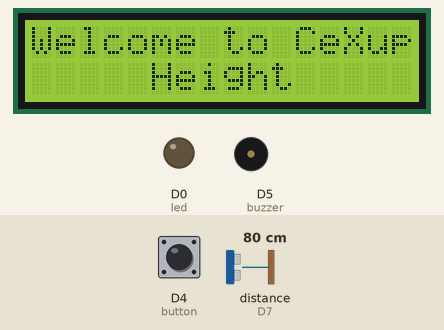
Recording of a sketch running on a simulated ESP8266 (NodeMCU). Shown: 16×2 character LCD, output pins drawn as LEDs (lit = HIGH), buzzer (waves = sounding). Dashed ring = blinking. The test bench sets the inputs (shaded band); at power-on: D4 (button) HIGH, distance to the obstacle (sensor on D7) 80 cm. The echo pulse lasts 58.3 µs per cm; WiFi joins after 1.5 s; servers stay silent unless stated; uploads are accepted with an empty reply; pins used as bus, display or sensor lines are not drawn; what the sketch prints to the serial monitor is not drawn.

Above: at 3.8 s.
3.9 s: D4 (button) pulled LOW for 1.2 s
At 7.0 s:
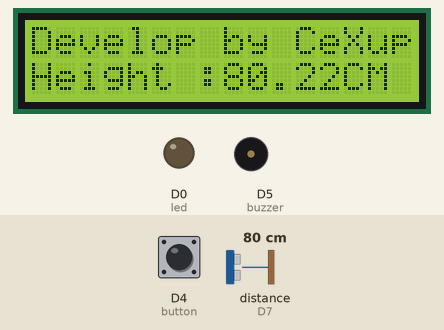
7.4 s: D4 (button) driven LOW
At 8.5 s:
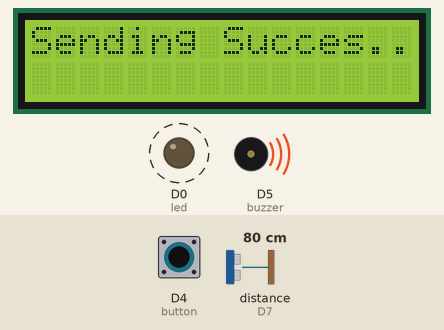
11.4 s: distance to the obstacle (sensor on D7) set to 4 cm
At 11.95 s:
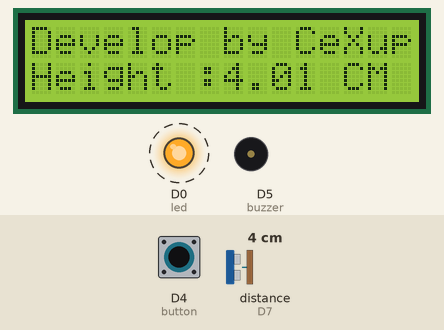
15.4 s: distance to the obstacle (sensor on D7) set to 2 cm
At 16.1 s:
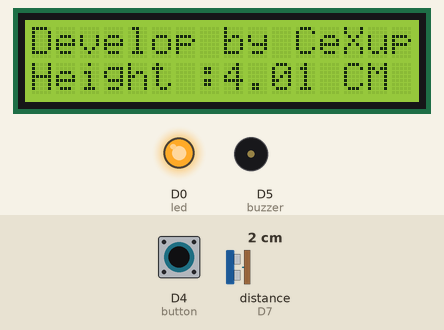
17.6 s: distance to the obstacle (sensor on D7) set to 9 cm
At 18.7 s:
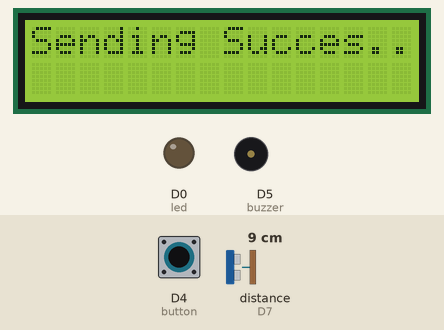
19.2 s: D4 (button) driven HIGH
At 21.3 s:
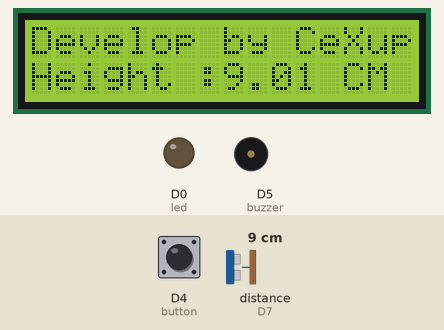
Timing chart, 0 to 21.7 s (numbered marks = the images above; inputs shaded):
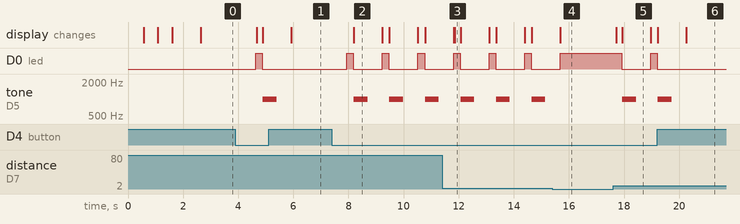

Measured:
- the behaviour switches between 3 and 2 cm on distance to the obstacle (sensor on D7) (found by bisection; images 3 and 4)
- after the input at 3.9 s, D0 (led): LOW → HIGH after 0.74 s, → LOW 0.24 s later; tone on D5 (buzzer): silent → 1000 Hz after 1.0 s, → silent 0.50 s later; the display: changes after 0.78 s (image 1)
- after the input at 7.4 s, D0 (led): alternates HIGH for 0.24 s and LOW for 1.1 s, starting after 0.53 s; tone on D5 (buzzer): alternates 1000 Hz for 0.50 s and silent for 0.79 s, starting after 0.79 s; the display: changes after 0.79 s (image 2)
- after the input at 11.4 s, the display: first differs from a run without the input after 0.45 s (image 3)
- after the input at 15.4 s, D0 (led): goes on until 15.7 s, then stays HIGH; tone on D5 (buzzer): stays silent (without the input it goes to 1000 Hz after 0.53 s)
- after the input at 17.6 s, D0 (led): HIGH → LOW after 0.32 s, → HIGH 1.1 s later; tone on D5 (buzzer): silent → 1000 Hz after 0.34 s, → silent 0.50 s later; the display: first changes after 0.12 s (image 5 shows a later state)
- after the input at 19.2 s, D0 (led): goes on until 19.2 s, then stays LOW; tone on D5 (buzzer): goes on until 19.7 s, then stays silent

The sketch:

CexUp_TB-20210101-0001.ino
```cpp
#include <ESP8266WiFi.h>
#include <WiFiClient.h>
#include <ESP8266WebServer.h>
#include <ESP8266HTTPClient.h>
#include <LiquidCrystal_I2C.h>

#define trig D6
#define echo D7
#define button D4
#define buzzer D5
#define led D0

LiquidCrystal_I2C lcd(0x27, 16, 2);
//KONEK WIFI
const char* ssid = "CexupTest";
const char* password = "nabila12";

//SERVER NAME
String serverName = "http://device.cexup.com/api/data-tmp?";

int pb;
int i = 0;
long durasi;
float jarak;

unsigned long lastTime = 0;
// Set timer to 5 seconds (5000)
unsigned long timerDelay = 5000;

void setup() {
  // put your setup code here, to run once:
  Serial.begin(115200);
  lcd.begin();
  pinMode(button, INPUT_PULLUP);
  pinMode(led, OUTPUT);
  pinMode(buzzer, OUTPUT);
  pinMode(trig, OUTPUT);
  pinMode(echo, INPUT);
  //CEK KONEKSI WIFI
  WiFi.begin(ssid, password);
  lcd.setCursor(0,0);
  lcd.print("Connet to Wifi");
  Serial.println("Connecting");
  while(WiFi.status() != WL_CONNECTED) {
    i++;
    delay(500);
    lcd.setCursor(i,1);
    lcd.print(".");
    Serial.print(".");
  }
  lcd.clear();
  lcd.setCursor(0,0);
  lcd.print("Wifi Connected");
  lcd.setCursor(0,1);
  lcd.print(WiFi.localIP());
  Serial.println("");
  Serial.print("Connected to WiFi network with IP Address: ");
  Serial.println(WiFi.localIP());
  delay(1000);
  lcd.clear();
  lcd.setCursor(0,0);
  lcd.print("Welcome to CeXup");
  lcd.setCursor(5,1);
  lcd.print("Height");
}

void loop() {
  String postData;
  if(WiFi.status() != WL_CONNECTED){
    Serial.println("Wifi Not Connectd");
  }else{
    Serial.println("Wifi Connected");
  }
  // put your main code here, to run repeatedly:
  pb = digitalRead(button);
  Serial.print("Button state : ");
  Serial.println(pb);
  if(pb == LOW){
    digitalWrite(led, HIGH);
    Serial.println("lampu menyala");
    digitalWrite(trig, LOW);
    delayMicroseconds(3);
    digitalWrite(trig, HIGH);
    delayMicroseconds(10);
    digitalWrite(trig, LOW);
    durasi = pulseIn(echo, HIGH);
    Serial.println(durasi);
    jarak = durasi*0.0344/2;
//    jarak = (durasi/2)/29.155;
    if(jarak > 450 || jarak <= 2){
      Serial.println("eror");
      delay(500);
    }else{
      Serial.print("jarak : ");
      Serial.print(jarak);
      Serial.println(" cm");
      postData = (String)jarak;
      lcd.clear();
      lcd.setCursor(0,0);
      lcd.print("Develop by CeXup");
      lcd.setCursor(0,1);
      lcd.print("Height :");
      lcd.setCursor(8,1);
      lcd.print(jarak);
      lcd.setCursor(13,1);
      lcd.print("CM");
        //Check WiFi connection status
        if(WiFi.status()== WL_CONNECTED){
          HTTPClient http;

          String serverPath = serverName + "device_code=001-20210101-0001&&data=" + jarak+"&&token=qwertyuiop";

          // Your Domain name with URL path or IP address with path
          http.begin(serverPath.c_str());

          // Send HTTP GET request
          int httpResponseCode = http.GET();


          if (httpResponseCode == 200 || httpResponseCode == 201) {
            digitalWrite(led, LOW);
            lcd.clear();
            lcd.setCursor(0,0);
            lcd.print("Sending Succes...");
            tone(buzzer, 1000,500);
            delay(1000);
            noTone(buzzer);
            Serial.print("HTTP Response code: ");
            Serial.println(httpResponseCode);
            String payload = http.getString();
            Serial.println(payload);
          }
          else {
            lcd.clear();
            lcd.setCursor(0,0);
            lcd.print("failed Sending...");
            delay(500);
            Serial.print("Error code: ");
            Serial.println(httpResponseCode);
            Serial.println("Server non-Aktif");
            Serial.println("Pengiriman data gagal");
          }
          // Free resources
          http.end();
          postData="";
          lcd.clear();
          lcd.setCursor(0,0);
          lcd.print("Develop by CeXup");
          lcd.setCursor(0,1);
          lcd.print("Height :");
          lcd.setCursor(8,1);
          lcd.print(jarak);
          lcd.setCursor(13,1);
          lcd.print("CM");
        }
      else {
        postData="";
        Serial.println("WiFi Disconnected");
      }

    }
  }
  else{
    digitalWrite(led, LOW);
    delay(1000);
  }
}
```
